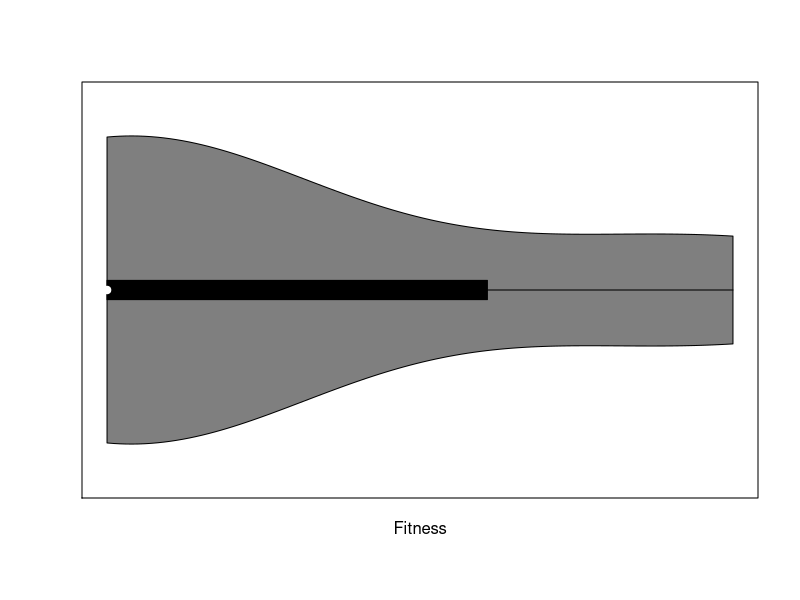
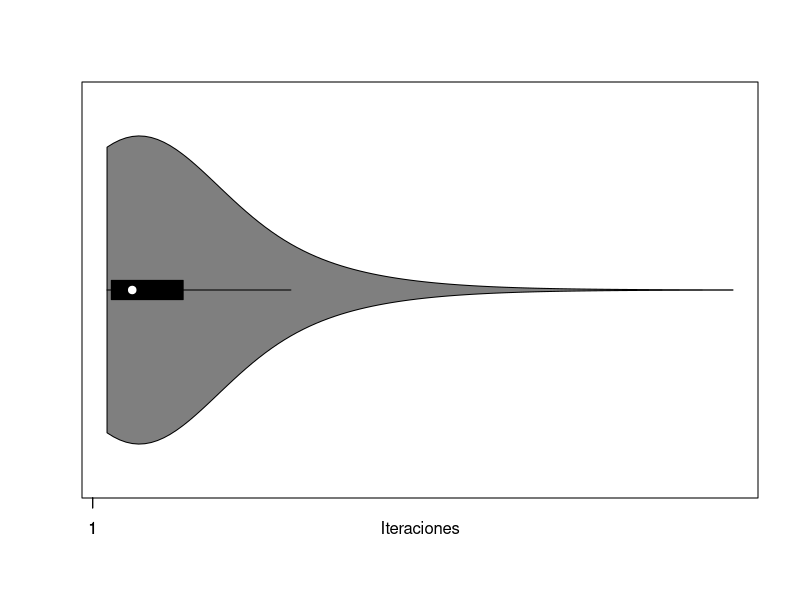
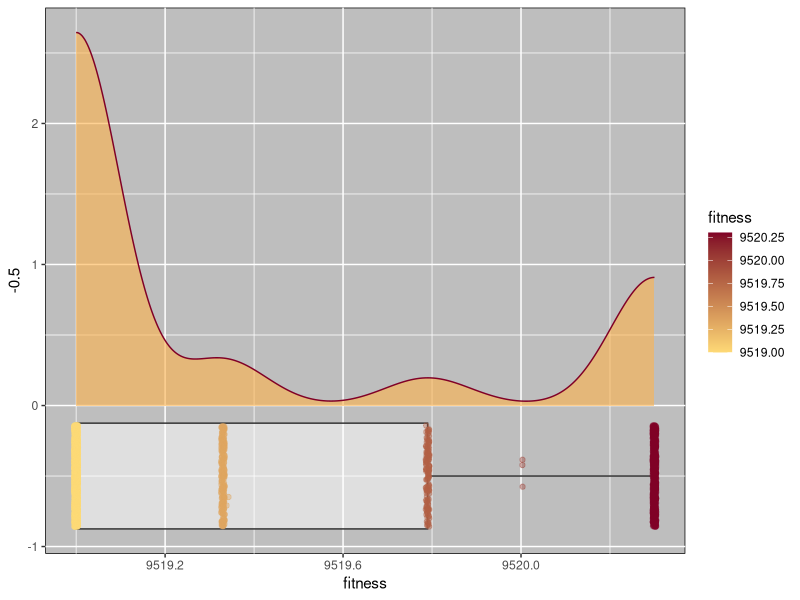
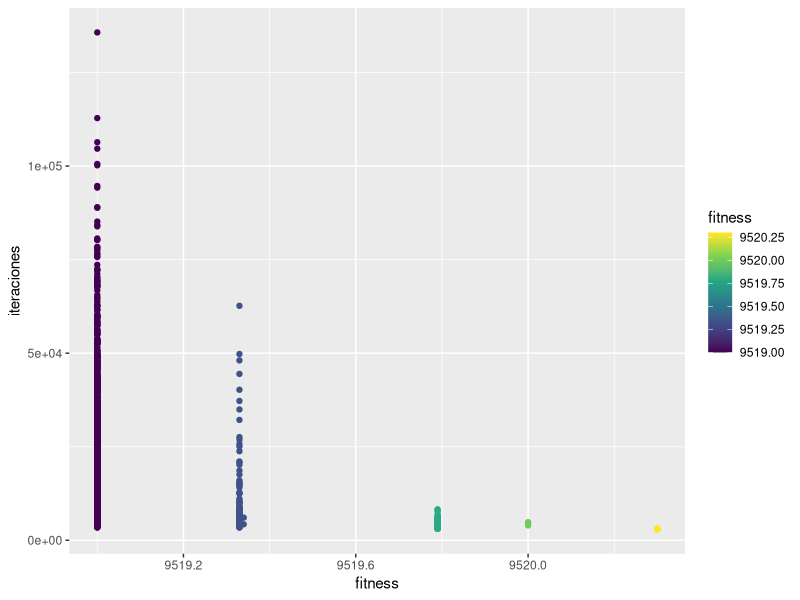

These figures' R source, in order:
 library(ggplot2)
library(vioplot)
library(corrplot)
data<-read.csv(file = 'valores_verif_RH0750158-final-3000.csv',header = FALSE)

m<-as.numeric(data$V1[1])
pTresh<-as.numeric(data$V2[1])
pr<-as.numeric(data$V3[1])

datos<-as.data.frame(data)
names(datos) = c("m","p_tresh","pr","seed","iteraciones","fitness")
# Graficos Violin Fitness vs Iteraciones
#par(mfrow = c(1, 2))
GrafViolin<-function(val2,title){
  vioplot(datos$fitness~val2,col=2:length(levels(data$m)),xlab=title,ylab="Fitness")
  stripchart(datos$fitness~val2,vertical=TRUE,method="jitter",pch=19,add=TRUE,col=3:8)
  vioplot(datos$iteraciones~val2,col=2:length(levels(data$m)),xlab="M",ylab="Iteraciones")
  stripchart(datos$iteraciones~val2,vertical=TRUE,method="jitter",pch=19,add=TRUE,col=3:8)
}


vioplot(datos$fitness,horizontal=TRUE,xlab="Fitness",ylab="")
vioplot(datos$iteraciones,horizontal=TRUE,xlab="Iteraciones",ylab="")

library(viridis)
library(viridisLite)
ggplot(datos, aes(x = fitness, y = -0.5)) +
  
  # horizontal boxplots & density plots
  geom_boxplot(aes(fill = fitness) ,alpha = 0.5) +
  geom_density(aes(x = fitness), inherit.aes = FALSE,fill="#feb24c",alpha=0.6,col="#800026") +
  geom_jitter(aes(x=fitness,col=fitness),height=0.36,alpha=0.4)+
  # vertical lines at Q1 / Q2 / Q3
  #stat_boxplot(geom = "vline", aes(xintercept = ..xlower..)) +
  #stat_boxplot(geom = "vline", aes(xintercept = ..xmiddle..)) +
  #stat_boxplot(geom = "vline", aes(xintercept = ..xupper..)) +
  
  #facet_grid(fitness ~ .) +
  scale_colour_gradient(low="#fed976",high="#800026")+theme(
    panel.background = element_rect(fill = "gray",
                                    colour = "black",
                                    size = 0.5, linetype = "solid")
  )

ggplot(datos, aes(x = fitness, y = iteraciones)) +
  #geom_boxplot(aes(fill = fitness), alpha = 0.5) +
  #geom_density(aes(x = fitness), inherit.aes = FALSE) +
  geom_point(aes(col=fitness))+
  scale_colour_viridis_c()
# Graficos M
#GrafViolin(datos$m,"M")
# Graficos P Tresh
#GrafViolin(datos$p_tresh,"P_Tresh")
# Graficos PR
#GrafViolin(datos$pr,"Pr")

TablaCombFit<-function(mval,ptreshval,prval){
  datostemp<-datos[which(datos$m==mval & datos$p_tresh==ptreshval & datos$pr==prval),]
  combtemp<-table(datostemp$fitness)/3000
  #if(combtemp[1]>0.85){
    print(paste("Combinacion:  m=",as.character(mval),"  pTresh=",as.character(ptreshval)," pr=",as.character(prval)))
    print(combtemp)
    print("")
    #print(datostemp$seed)
  #}
}
PromIter<-function(mval,ptreshval,prval){
  #datostemp<-datos[which(datos$m==mval & datos$p_tresh==ptreshval & datos$pr==prval),]
  iters<-mean(datos$iteraciones)
  print(iters)
}
print("Para Fitness")
mV=c(m)
pTreshV=c(pTresh)
prV=c(pr)
for(mValue in mV){
  for(pTreshValue in pTreshV){
    for(prValue in prV){
      TablaCombFit(mValue,pTreshValue,prValue)
    }
  }
}

subdata1<-datos[which(datos$m==m & datos$p_tresh==pTresh & datos$pr==pr),]

print("Calculo Varianza")
print(var(subdata1$fitness))

print("Calculo Desviacion Estandar")
pca<-prcomp(subdata1[6],scale=FALSE)     
print(pca$sdev)
print("")


print("Para Iter")
mV=c(m)
pTreshV=c(pTresh)
prV=c(pr)
for(mValue in mV){
  for(pTreshValue in pTreshV){
    for(prValue in prV){
      PromIter(mValue,pTreshValue,prValue)
    }
  }
}
print("Calculo Varianza")
print(var(subdata1$iteraciones))

print("Calculo Desviacion Estandar")
pca<-prcomp(subdata1[5],scale=FALSE)     
print(pca$sdev)
print("")
